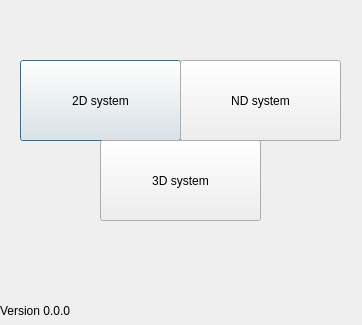
<?xml version="1.0" encoding="UTF-8"?>
<ui version="4.0">
 <class>NS_startup</class>
 <widget class="QDialog" name="NS_startup">
  <property name="geometry">
   <rect>
    <x>0</x>
    <y>0</y>
    <width>362</width>
    <height>325</height>
   </rect>
  </property>
  <property name="windowTitle">
   <string>NS-analyst</string>
  </property>
  <widget class="QPushButton" name="twoDsystem">
   <property name="geometry">
    <rect>
     <x>20</x>
     <y>60</y>
     <width>161</width>
     <height>81</height>
    </rect>
   </property>
   <property name="cursor">
    <cursorShape>OpenHandCursor</cursorShape>
   </property>
   <property name="text">
    <string>2D system</string>
   </property>
  </widget>
  <widget class="QPushButton" name="threeDsystem">
   <property name="geometry">
    <rect>
     <x>100</x>
     <y>140</y>
     <width>161</width>
     <height>81</height>
    </rect>
   </property>
   <property name="cursor">
    <cursorShape>OpenHandCursor</cursorShape>
   </property>
   <property name="text">
    <string>3D system</string>
   </property>
  </widget>
  <widget class="QPushButton" name="NDsystem">
   <property name="geometry">
    <rect>
     <x>180</x>
     <y>60</y>
     <width>161</width>
     <height>81</height>
    </rect>
   </property>
   <property name="cursor">
    <cursorShape>OpenHandCursor</cursorShape>
   </property>
   <property name="text">
    <string>ND system</string>
   </property>
  </widget>
  <widget class="QLabel" name="label">
   <property name="geometry">
    <rect>
     <x>0</x>
     <y>300</y>
     <width>361</width>
     <height>22</height>
    </rect>
   </property>
   <property name="autoFillBackground">
    <bool>false</bool>
   </property>
   <property name="text">
    <string>Version 0.0.0</string>
   </property>
   <property name="textFormat">
    <enum>Qt::PlainText</enum>
   </property>
  </widget>
 </widget>
 <resources/>
 <connections/>
</ui>
